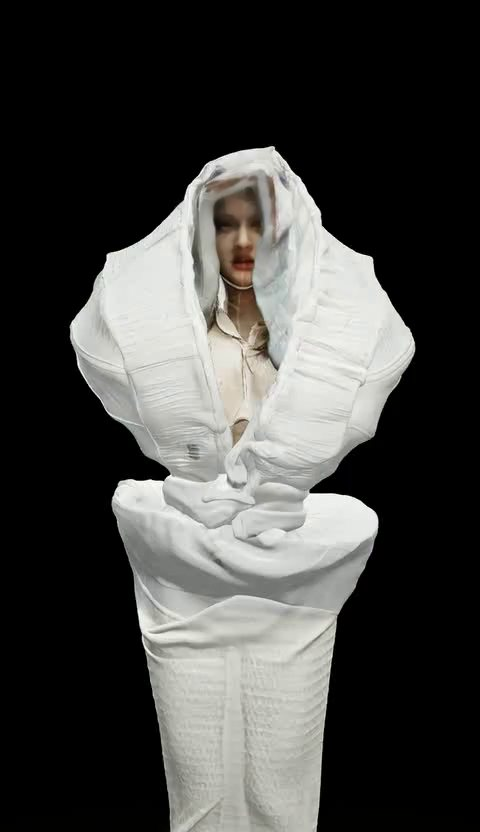
#> input picture dist/media/grip/000.jpg, 480 x 832 px
$ python -i compare.py   (imports and definitions only)
#> lines starting #> are read from the running program, lines starting #| are printed output that depends on the picture
"""照片 vs 3D 模型並排比對（開發用）。
用法：python scripts/compare.py <輸出.png> [grip]
需要本機預覽伺服器（node serve.mjs）與 Chrome。
每張照片：裁切框（人從頭頂到腳底）、對應的鏡頭方位角與仰角。
"""
import os
import shutil
import subprocess
import sys
import tempfile
from pathlib import Path

import numpy as np
from PIL import Image, ImageDraw

ROOT = Path(__file__).resolve().parent.parent
CHROME = r"C:\Program Files\Google\Chrome\Application\chrome.exe"
# 照片, 裁切框 (x0, y0, x1, y1), 方位角, 仰角, 標籤
SHOTS = [
    ("S__147939358_0.jpg", (300, 315, 830, 1380), 0, 2, "正面"),
    ("S__147939352_0.jpg", (330, 40, 780, 1450), 40, 4, "斜前(人台)"),
    ("S__147939359_0.jpg", (360, 30, 820, 1465), 90, 4, "側面A"),
    ("S__147939360_0.jpg", (270, 20, 750, 1455), 270, 4, "側面B"),
    ("S__147939354_0.jpg", (280, 85, 820, 1405), 180, 4, "背面(人台)"),
]
H = 640


# [10 lines left out: function render, not called in this run]


def fit_render(path):
#> called with path = '../dist/media/grip/000.jpg'
    im = Image.open(path).convert("RGB")
#> im is the input picture: PIL image 480x832 RGB; mean R, G, B 69.4, 69.4, 67.1
    a = np.asarray(im.convert("L"))
    ys, xs = np.where(a > 40)
    y0, y1 = ys.min(), ys.max()
#> y0 = 146; y1 = 831
    cx = int(np.median(xs))
#> cx = 242
    h = y1 - y0
#> h = 685
    box = (cx - h * 0.42, y0 - h * 0.02, cx + h * 0.42, y1 + h * 0.02)
#> box = (-45.7, 132.3, 529.7, 844.7)
    return im.crop(tuple(map(int, box))).resize((int(H * 0.84 / 1.04), H))
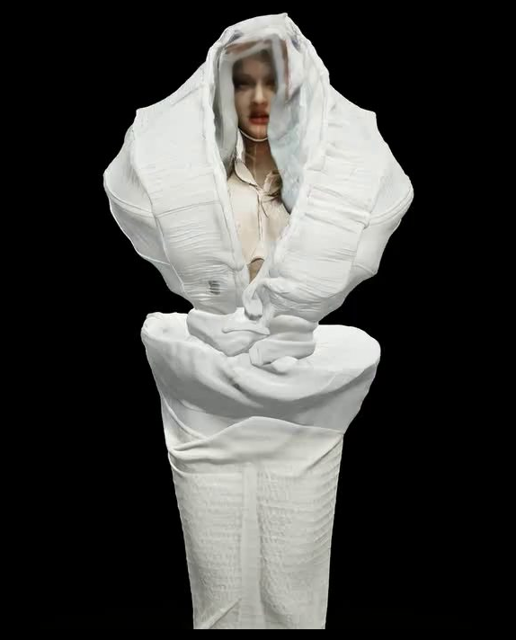
#> returned value: PIL image 516x640 RGB; mean R, G, B 67.8, 67.8, 65.6


# [41 lines left out: functions fit_photo, main, not called in this run]


# [2 lines not run here, left out]

>>> result = fit_render('../dist/media/grip/000.jpg')
